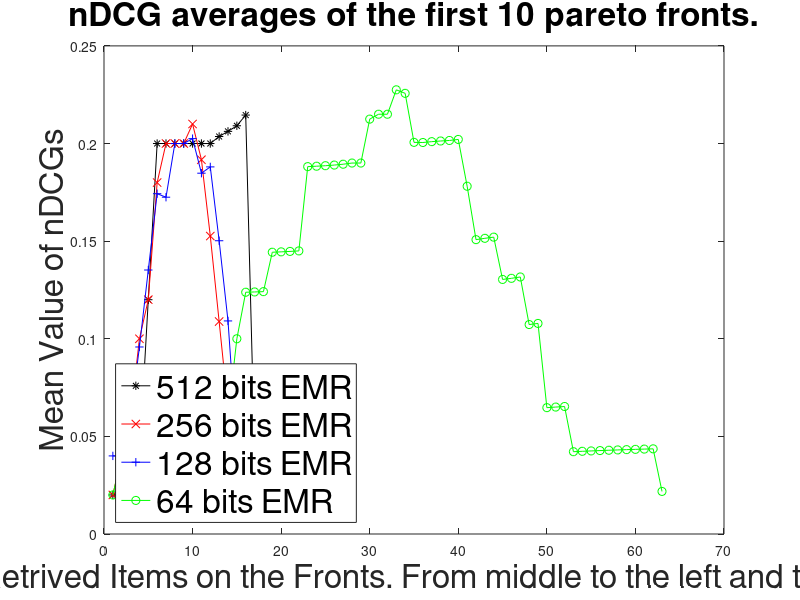

Recreate this plot in MATLAB.
clear all;
clc;

x=linspace(0,350,1);

load('Evaluation/DMLH2/EMR/nDCG/512_mean_nDCG');
plot(n_DCG_mean,'-k*');
hold on


load('Evaluation/DMLH2/EMR/nDCG/256_mean_nDCG');
plot(n_DCG_mean,'-rx');
hold on

load('Evaluation/DMLH2/EMR/nDCG/128_mean_nDCG');
plot(n_DCG_mean,'-b+');
hold on

load('Evaluation/DMLH2/EMR/nDCG/64_mean_nDCG');
plot(n_DCG_mean,'-go');
hold on







title('nDCG averages of the first 10 pareto fronts.' ,'FontSize', 24)

ylabel('Mean Value of nDCGs' ,'FontSize', 24)
xlabel('Number of Retrived Items on the Fronts. From middle to the left and to the rigth tails' ,'FontSize', 24) 

legend({'512 bits EMR', '256 bits EMR', '128 bits EMR', '64 bits EMR'},'Location','southwest' ,'FontSize', 24)


